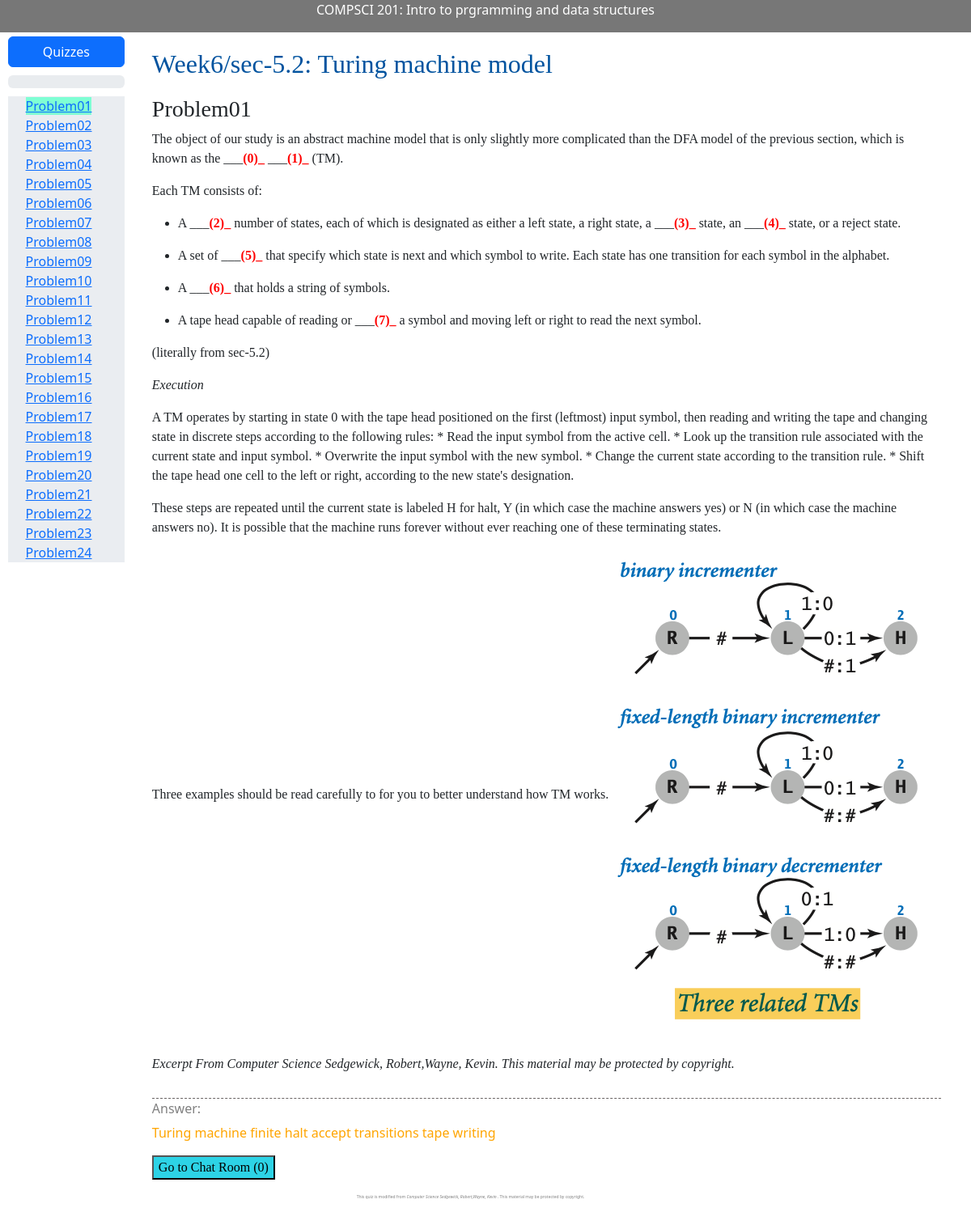
The page /cs201/quiz/601/ (signed in) on the database its author committed.
### simple_judge/models.py (models this page shows, shortened)
class Question(models.Model):
    student=models.ForeignKey(Student, on_delete=models.CASCADE)
    question_title=models.CharField(max_length=100)
    question_id=models.IntegerField(default=0)
    ifpassed=models.BooleanField('ifpassed',default=False)
    logx=models.TextField(blank=True)
    submission_times=models.IntegerField(default=5)
    seed = models.IntegerField(default= 0)

class Questiondict(models.Model):
    question_type=models.CharField(max_length=200)
    question_title=models.CharField(max_length=200)
    question_content=models.JSONField('quiz_content')
    question_id=models.IntegerField(default=0)
    question_level=models.IntegerField(default=0)
    question_week=models.IntegerField(default=0)

### quiz/views.py (the view, shortened to what this page needs)
# urls.py: path('quiz/<int:question_id>/', views.quiz_new, name='quiz_new'),
@login_required(login_url='/signin',redirect_field_name='/content/assignment')
def quiz_new(request,question_id):
    student_current=Student.objects.get(student_netid=request.user.username)
    student_current.online_time, student_current.offline_time  = record_online_time()
    student_current.save()
    question_dict=Questiondict.objects.get(question_id=question_id)
    question_week=question_dict.question_week
    q= student_current.question_set.get(question_id=question_id)
    mult=True
    context={}
    time_array = student_current.question_due_dict.get("week"+str(question_week))
    time_start = datetime.datetime.strptime(time_array[0],'%Y-%m-%d %H:%M') # UTC+8
    time_end = datetime.datetime.strptime(time_array[1],'%Y-%m-%d %H:%M') # UTC+8
    time_now = datetime.datetime.utcnow()
    if time_now > time_end - datetime.timedelta(hours=8):
        context['overdue']=True
    elif time_now >= time_start- datetime.timedelta(hours=8):
        context['overdue']=False
        pass
    else:
        return HttpResponse("The question is not open yet")
    if question_dict.question_type=='blank' or question_dict.question_type=='code':
        answers=question_dict.question_content.get('answers')
        mult=False
    question_sets_temp1=student_current.question_set.filter(question_id__gte=100*question_week , question_id__lte=100*(question_week+1)).order_by('question_id')
    context['question_dict']=question_dict
    context['quiz']=q
    context['mult']=mult
    context['answers']=answers
    context['section']=question_dict.question_content.get('section')
    context['question_id']=question_id
    context['length']=len(question_sets_temp1)
    context['question_sets']=question_sets_temp1
    context['passed']=len(question_sets_temp1.filter(ifpassed=True))
    context['failed']=len(question_sets_temp1.filter(submission_times=0))
    context['ids']=ut.findid(question_id,len(question_sets_temp1))
    context['post_number'] = Post.objects.filter(question_id=question_id).count()
    return render(request, 'quiz/quiz.html', context)

### quiz/templatetags/my_tags.py (called while the page is built)
@register.filter
def last2(question_id):
    x = str(question_id)
    return x[1:]

@register.filter
def mult_answer(answers):
    return " ".join(answers)

### quiz/utils.py (called while the page is built)
def findid(question_id , question_array_length):
    if str(question_id)[1:]=='01':
        return [question_id, question_id+1]
    if str(question_id)[1:]==str(question_array_length):
        return [question_id-1, question_id]
    return [question_id-1,question_id+1]

### quiz/views.py (called while the page is built)
def record_online_time(minute = 30):
    tim = datetime.datetime.utcnow().astimezone(datetime.timezone(datetime.timedelta(hours=0))) #UTC Time
    return tim, tim+datetime.timedelta(minutes=minute)

### quiz/templates/quiz/quiz.html (shortened to what this page needs)
<!DOCTYPE html>
<html lang="en">
<head>
    {% load static %}
    {% load my_tags%}
    {% load markdownify %}
    <link rel = "stylesheet" type ="text/css" href = "{% static 'quiz/vs.min.css' %}">
    <link rel = "stylesheet" type ="text/css" href = "{% static 'quiz/bootstrap/css/bootstrap.min.css' %}">
     <link rel = "stylesheet" type ="text/css" href = "{% static 'quiz/question.css' %}">
     <link rel = "stylesheet" type ="text/css" href = "{% static 'quiz/codehilite_styles.css' %}">
</head>
<body>
    <div class="topmenu">
        <p>COMPSCI 201: Intro to prgramming and data structures</p>
    </div>
        <div class="row" style='margin-right:25px'>
          <div class="col-md-2" >
            <div class="row-md-1" style="  margin-left:10px;margin-right:20px;margin-top:5px">
                <div style="width:100%">
                 <a href="{% url 'quiz:assignment' %}" style="width:100%;" ><button type="button" class="btn btn-primary" style="width:100%;">Quizzes</button></a>
                </div>
                <div style="margin-top:10px;margin-bottom:10px">
                    <div class="bd-example-snippet bd-code-snippet" ><div class="bd-example">
                        <div class="progress" title="WDNMG" id ="bar_id">
                        </div>
                        </div></div>
                </div>
            </div>
            <div class="row-md-2" style=" background-color: #eaedf1; margin-top:5px ;margin-left:10px;margin-right:20px;" >
                <div style= "margin-left:15%">
                {% for quiz in question_sets %}
                 {% if quiz.submission_times <= 0 %}
                        <a href= "{% url 'quiz:quiz_new' quiz.question_id %}" style="color:red" id='{{quiz.question_id}}' >Problem{{quiz.question_id|last2}}X</a> <br>
                {% else %}
                    {% if quiz.ifpassed %}
                            <a href= "{% url 'quiz:quiz_new' quiz.question_id %}" style="color:green" id ='{{quiz.question_id}}' >Problem{{quiz.question_id|last2}}√</a> <br>
                    {%else%}
                            <a href= "{% url 'quiz:quiz_new' quiz.question_id %}" id ='{{quiz.question_id}}' >Problem{{quiz.question_id|last2}}</a> <br>
                    {%endif%}
                {%endif%}
              {% endfor %}
                </div>
            </div>
          </div>
        <div class="col-md-10"  >
            <div class='question' >
                <h2 >Week{{question_dict.question_week}}/sec-{{section}}: {{question_dict.question_title}}</h2>
                <div class='text' style="margin-bottom: 0; margin-left:-10px; ">
                {%if mult %}
                {{description|markdownify}}
                {%else%}
                {{question_dict.question_content.description|markdownify}}
                {%endif%}
                </div>
            </div>
            {% if user.is_authenticated %}
            <div style="margin-left:-10px;">
            <form action="{% url 'quiz:check' question_id %}" method="post" autocomplete='off' style="margin-top:30px;position:relative;border-top:1px dashed rgb(106, 100, 100);"  name='myform' >
                    {% if overdue != True%}
                            <label for="" style="text-align: center; color:rgb(110, 119, 123);font-size: 13px;">Your answer goes here:</label>
                            <br>
                            <input type='text' style='display:none'>
                                {% if mult %}
                                    <input type="text" class= "answer" spellcheck=false id="answer1" name="0" placeholder="Your Answer" value ="{{recent_answer}}" required>
                                {% else%}
                                    {% if question_dict.question_type != 'code'%}
                                        {% if quiz.logx != "" %}
                                            {% for i in recent_answer %}
                                            <input type="text" class= "answer" spellcheck=false id="answer1" name="{{forloop.counter0}}" placeholder="({{forloop.counter0}})" value="{{i}}"  required>
                                            {% endfor%}
                                        {% else%}
                                            {% for i in answers %}
                                            <input type="text" class= "answer" spellcheck=false id="answer1" name="{{forloop.counter0}}" placeholder="({{forloop.counter0}})" value=""  required>
                                            {% endfor%}
                                        {%endif%}
                                    {% else %}
                                        {% if quiz.logx != "" %}
                                            {% for i in recent_answer %}
                                            <input type="text" class= "answer" spellcheck=false id="answer1" name="{{forloop.counter0}}" placeholder="({{forloop.counter0}})" value="{{i}}" style="width:100%;margin-top:5px"  required>
                                            {% endfor%}
                                        {% else%}
                                            {% for i in answers %}
                                            <input type="text" class= "answer" spellcheck=false id="answer1" name="{{forloop.counter0}}" placeholder="({{forloop.counter0}})" value=""  style="width:100%;margin-top:5px" required>
                                            {% endfor%}
                                        {%endif%}
                                    {% endif %}
                                {% endif %}
                            <br>
                            <label for="" style="text-align: center; color:rgb(255, 157, 0);font-size: 13px; display:none ;" id ='check'>...CHECKING...</label>
                        </form>
                        <a href="{% url 'quiz:quiz_new' ids.0 %}"><button type="submit" style="margin-top:10px"  id='submit'  name='xxx' class='submit'>Previous Question</button></a>
                        {% if mult %}
                        <button type="submit" style="margin-top:10px"  id='submit' onclick='mult_submit()' name='xxx' class='submit'>SUBMIT</button>
                        {%else %}
                        <button type="submit" style="margin-top:10px"  id='submit' onclick='submit()' name='xxx' class='submit'>SUBMIT</button>
                        {%endif%}
                        <a href="{% url 'quiz:quiz_new' ids.1 %}"><button type="submit" style="margin-top:10px"  id='submit'  name='xxx' class='submit'>Next Question</button></a>
                    {% else %}
                        <p style='color:grey'>Answer: </p>
                        {% if mult == false %}
                        <p style='color:orange;margin-top:-10px;white-space:pre-wrap'>{{answers|answer}}</p>
                        {% else %}
                        <p style='color:orange;margin-top:-10px;white-space:pre-wrap'>{{answers|mult_answer}}</p>
                        {% endif %}
                    {% endif%}
                    <a href = "{%url 'forum:forum' question_id %}" ><button type='button' class='submit' >Go to Chat Room ({{post_number}})</button></a>
            {% else %}
            <div class='a'>
                <P style="text-align:center;color:orange"> <a href= "{% url 'simple_judge:signin_from_question' question_title %}" >Please Login to see the page </a></p>
            </div>
            {% endif%}
        </div>
          </div>
          <div class='footer'>
            This quiz is modified from <i> Computer Science Sedgewick, Robert,Wayne, Kevin </i>. This material may be protected by copyright.
        </div>
        </div>
    </body>
</html>

### quiz/static/quiz/question.css (style rules this page uses)
h2 { text-align: left; font-family:Consolas; margin: 0; padding: 20px 0; color: #00539F; margin-left: -10px; }
.submit { background-color: #2dd3e6; font-family:Consolas; }
.question { font-family:Consolas; }
strong { color:red; font-family:Consolas; }
.topmenu { list-style-type: none; margin: 0; padding: 0; overflow: hidden; background-color:#777; color: white; text-align: center; }
.footer { position:absolute; bottom:0; width:100%; background-color: #444; font-size: small; color: white; padding: 8px; }

### quiz/templates/quiz/quiz.html (style rules this page uses)
.footer { position:relative; bottom:0px; width:100%; height:30px; background:white; font-size:5px; color: grey; text-align:center; margin-top:10px; }

### rows shown on the page
Question: question_id|last2 "01"
Question: question_id|last2 "02"
Question: question_id|last2 "03"
Question: question_id|last2 "04"
Question: question_id|last2 "05"
Question: question_id|last2 "06"
Question: question_id|last2 "07"
Question: question_id|last2 "08"
Question: question_id|last2 "09"
Question: question_id|last2 "10"
Question: question_id|last2 "11"
Question: question_id|last2 "12"
Question: question_id|last2 "13"
Question: question_id|last2 "14"
Question: question_id|last2 "15"
Question: question_id|last2 "16"
Question: question_id|last2 "17"
Question: question_id|last2 "18"
Question: question_id|last2 "19"
Question: question_id|last2 "20"
Question: question_id|last2 "21"
Question: question_id|last2 "22"
Question: question_id|last2 "23"
Question: question_id|last2 "24"
Questiondict: question_week "6", question_title "Turing machine model", question_content.description "Problem01 The object of our study is an abstract machine model that is only slightly more complicated than the DFA model of the previous section, which is known as the ___ (0)_ ___ (1)_ (TM). Each TM consists of: A ___ (2)_ number of states, each of which is designated as either a left state, a right state, a ___ (3)_ state, an ___ (4)_ state, or a reject state. A set of ___ (5)_ that specify which state is next and which symbol to write. Each state has one transition for each symbol in the alphabet. A ___ (6)_ that holds a string of symbols. A tape head capable of reading or ___ (7)_ a symbol and moving left or right to read the next symbol. (literally from sec-5.2) Execution A TM operates…", question_content.description (picture)

### other values the page prints
{{ section }} "5.2"
{{ answers|mult_answer }} "Turing machine finite halt accept transitions tape writing"
{{ post_number }} "0"
